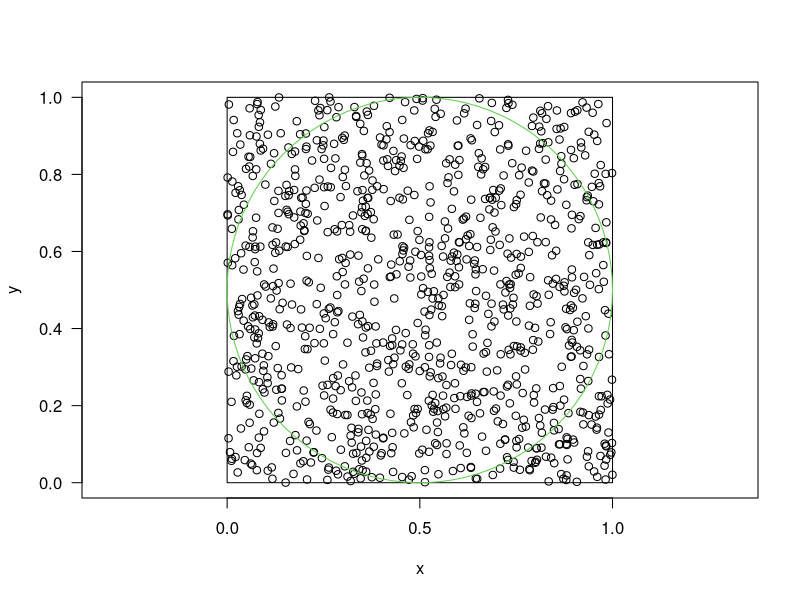
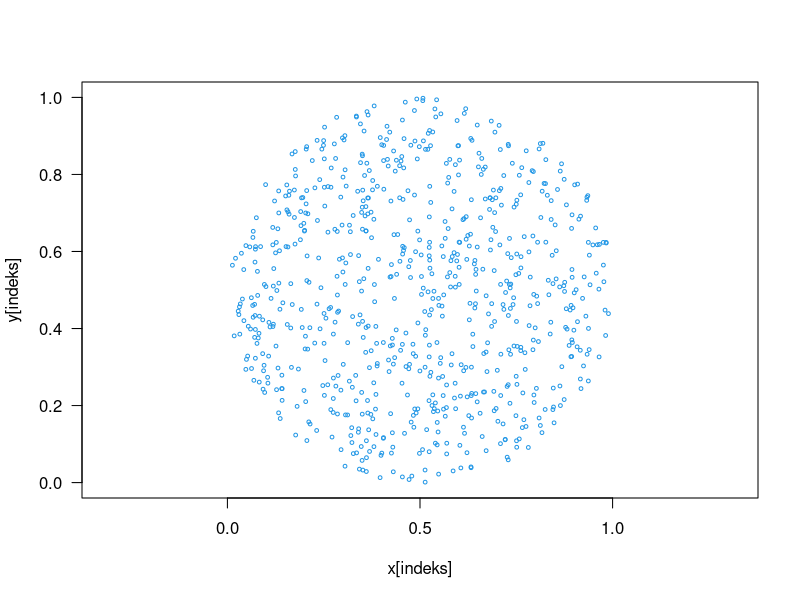

Recreate these plots in R, in order.
x <- runif(1000, 0, 1)
y <- runif(1000, 0, 1)

plot(x, y, las = 1, asp = 1)
rect(0, 0, 1, 1)

t <- seq(0, 2 * pi, length.out = 100)
x1 <- 0.5 + 0.5 * cos(t)
y1 <- 0.5 + 0.5 * sin(t)
lines(x1, y1, col = 3)

indeks <- which((x - 0.5)^2 + (y - 0.5)^2 <= 0.25)
indeks

plot(x[indeks], y[indeks], las=1, xlim=c(0,1), ylim=c(0,1), cex=0.5, col=4, asp=1) # nolint

pi_est <- 4 * length(indeks) / length(x)
pi_est
